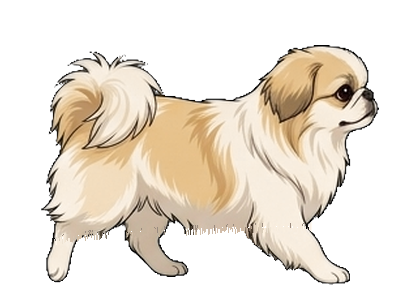
#> input picture neiro-sanpo/frames_rig/r00.png, 420 x 300 px; its folder holds only this picture in this run
$ python _walkpreview.py
#> lines starting #> are read from the running program, lines starting #| are printed output that depends on the picture
"""歩き方だけを確かめるプレビュー動画

犬はその場に固定して、地面のほうを流す（＝ランニングマシン方式）。
こうすると足が地面を滑っていないかが一目で分かる。
"""
from PIL import Image, ImageDraw
import glob, os, shutil, sys
sys.path.insert(0, os.path.dirname(os.path.abspath(__file__)))
import rig_cutout as R

FPS, SEC = 30, 5
W, H = 760, 380
STRIDE = 49.0
SPEED = STRIDE * FPS / R.N_FRAMES      # 足が滑らない速さ（px/秒）
frames = [Image.open(p).convert("RGBA") for p in sorted(glob.glob("frames_rig/r*.png"))]
#> frames = 1 item
FW, FH = frames[0].size
#> FW = 420; FH = 300
BASELINE, GROUND = 285, 330
TICK = 40

tmp = "_prev"; shutil.rmtree(tmp, ignore_errors=True); os.makedirs(tmp)
for i in range(FPS * SEC):
    t = i / FPS
    im = Image.new("RGB", (W, H), (240, 242, 238))
    d = ImageDraw.Draw(im)
    d.line([(0, GROUND), (W, GROUND)], fill=(140, 146, 138), width=3)
    off = int(SPEED * t) % TICK
    for gx in range(-off, W, TICK):      # 目盛りが流れる = 進んでいる量
        d.line([(gx, GROUND), (gx, GROUND + 12)], fill=(175, 182, 172), width=2)
    dog = frames[i % len(frames)]
    im.paste(dog, ((W - FW) // 2, GROUND - BASELINE), dog)
    im.save(f"{tmp}/p{i:04d}.png")
#> this loop made 150 passes
#> pass 1, `im.save(f"{tmp}/p{i:04d}.png")`:
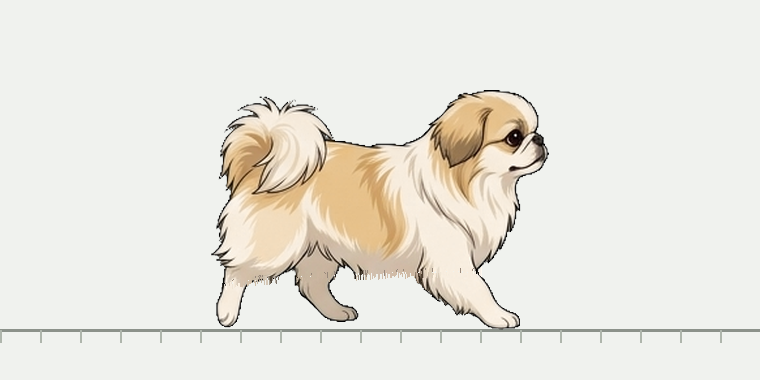
#> saved as p0000.png: PIL image 760x380 RGB; mean R, G, B 234, 232, 223.8
#> pass 2, `im.save(f"{tmp}/p{i:04d}.png")`:
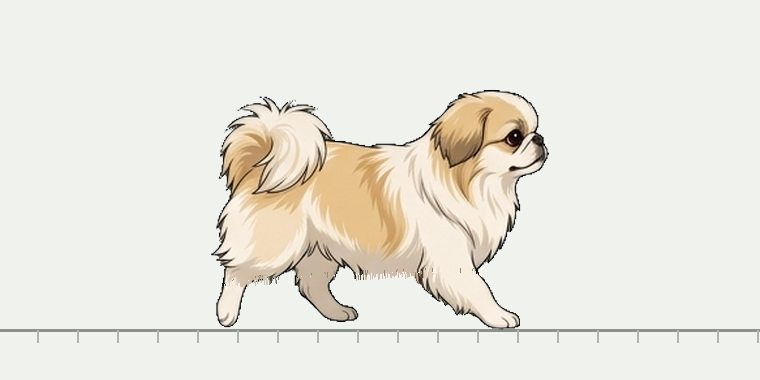
#> saved as p0001.png: PIL image 760x380 RGB; mean R, G, B 234, 232, 223.8
#> dog is the input picture: PIL image 420x300 RGBA; mean R, G, B, A 89.1, 80.8, 69.6, 107.1
print(f"SPEED={SPEED:.0f}px/秒  1サイクル={R.N_FRAMES/FPS:.2f}秒  歩幅={STRIDE:.0f}px")
